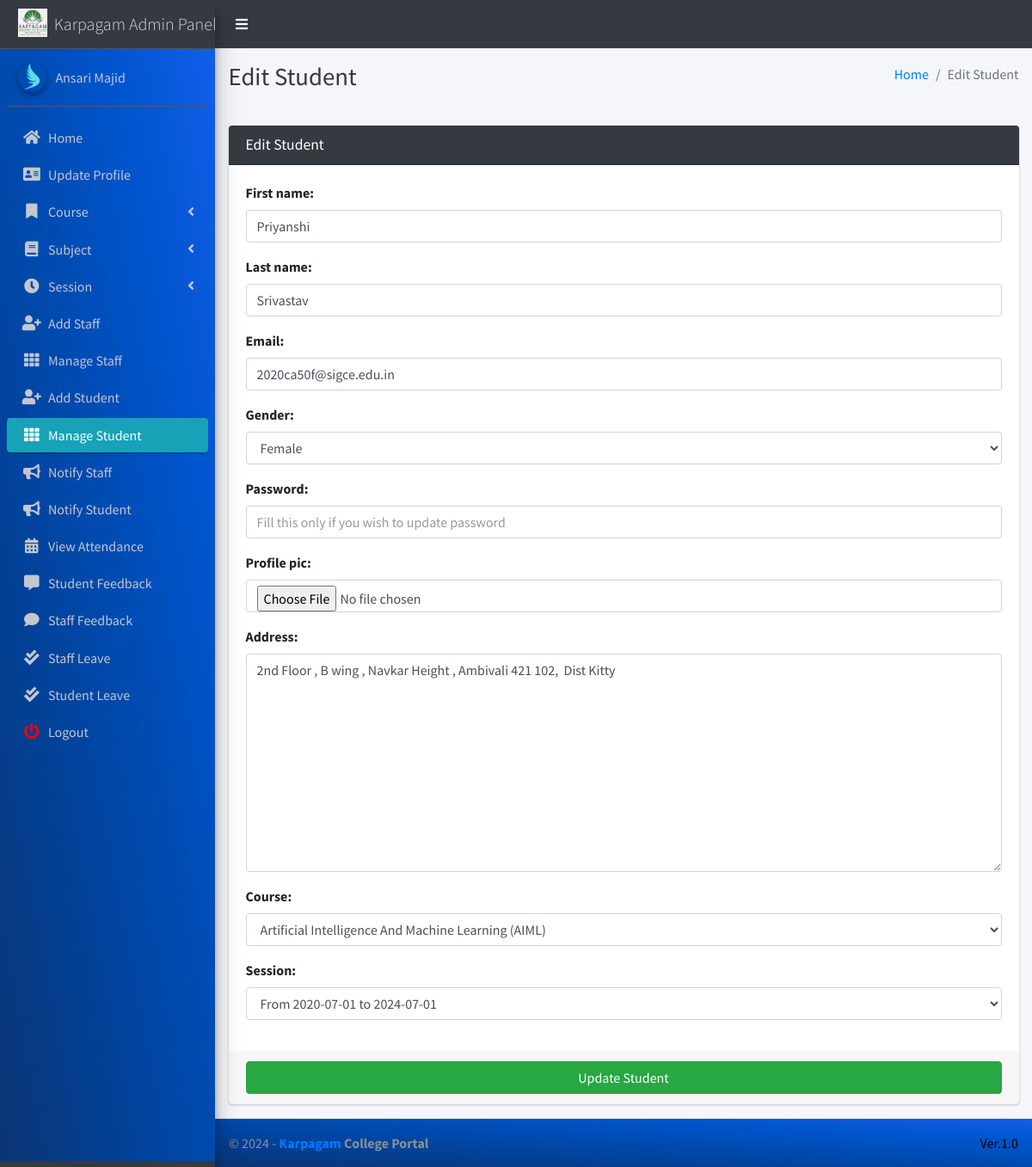
/student/edit/1 (signed in), run on the app's committed database.
### main_app/models.py (models this page shows, shortened)
class CustomUser(AbstractUser):
    USER_TYPE = ((1, "HOD"), (2, "Staff"), (3, "Student"))
    GENDER = [("M", "Male"), ("F", "Female")]
    username = None  # Removed username, using email instead
    email = models.EmailField(unique=True)
    user_type = models.CharField(default=1, choices=USER_TYPE, max_length=1)
    gender = models.CharField(max_length=1, choices=GENDER)
    profile_pic = models.ImageField()
    address = models.TextField()
    fcm_token = models.TextField(default="")  # For firebase notifications
    created_at = models.DateTimeField(auto_now_add=True)
    updated_at = models.DateTimeField(auto_now=True)
    USERNAME_FIELD = "email"
    REQUIRED_FIELDS = []
    objects = CustomUserManager()
    def __str__(self):
        return  self.first_name + " " + self.last_name

class Student(models.Model):
    admin = models.OneToOneField(CustomUser, on_delete=models.CASCADE)
    course = models.ForeignKey(Course, on_delete=models.DO_NOTHING, null=True, blank=False)
    session = models.ForeignKey(Session, on_delete=models.DO_NOTHING, null=True)

### main_app/hod_views.py (the view)
def edit_student(request, student_id):
    student = get_object_or_404(Student, id=student_id)
    form = StudentForm(request.POST or None, instance=student)
    context = {
        'form': form,
        'student_id': student_id,
        'page_title': 'Edit Student'
    }
    if request.method == 'POST':
        if form.is_valid():
            first_name = form.cleaned_data.get('first_name')
            last_name = form.cleaned_data.get('last_name')
            address = form.cleaned_data.get('address')
            username = form.cleaned_data.get('username')
            email = form.cleaned_data.get('email')
            gender = form.cleaned_data.get('gender')
            password = form.cleaned_data.get('password') or None
            course = form.cleaned_data.get('course')
            session = form.cleaned_data.get('session')
            passport = request.FILES.get('profile_pic') or None
            try:
                user = CustomUser.objects.get(id=student.admin.id)
                if passport != None:
                    fs = FileSystemStorage()
                    filename = fs.save(passport.name, passport)
                    passport_url = fs.url(filename)
                    user.profile_pic = passport_url
                user.username = username
                user.email = email
                if password != None:
                    user.set_password(password)
                user.first_name = first_name
                user.last_name = last_name
                student.session = session
                user.gender = gender
                user.address = address
                student.course = course
                user.save()
                student.save()
                messages.success(request, "Successfully Updated")
                return redirect(reverse('edit_student', args=[student_id]))
            except Exception as e:
                messages.error(request, "Could Not Update " + str(e))
        else:
            messages.error(request, "Please Fill Form Properly!")
    else:
        return render(request, "hod_template/edit_student_template.html", context)

### main_app/forms.py
class StudentForm(CustomUserForm):
    def __init__(self, *args, **kwargs):
        super(StudentForm, self).__init__(*args, **kwargs)
    class Meta(CustomUserForm.Meta):
        model = Student
        fields = CustomUserForm.Meta.fields + \
            ['course', 'session']

### main_app/models.py (called while the page is built)
    def __str__(self):
        return "From " + str(self.start_year) + " to " + str(self.end_year)

    def __str__(self):
        return self.name

### main_app/templates/hod_template/edit_student_template.html
{% extends 'main_app/base.html' %}
{% load static %}
{% block page_title %}{{page_title}}{% endblock page_title %}
{% block content %}
<section class="content">
    <div class="container-fluid">
        <div class="row">
            <div class="col-md-12">
                <div class="card card-dark">
                    <div class="card-header">
                        <h3 class="card-title">{{page_title}}</h3>
                    </div>
                    {% include "main_app/form_template.html" with messages=messages  form=form button_text="Update Student"%}
                </div>
            </div>
        </div>
    </div>
</section>
{% endblock content %}

### main_app/templates/main_app/sidebar_template.html (shortened to what this page needs)
{% load static %}
<aside class="main-sidebar sidebar-dark-info elevation-4">
    {% if request.user.user_type == '1' %}
    <a href="{% url 'admin_home' %}" class="brand-link">
        <img src="{% static 'dist/img/virusx.png' %} " alt="Karpagam LOGO"
            class="brand-image " >
        <span class="brand-text font-weight-light" >Karpagam Admin Panel</span>
    </a>
    <div class="sidebar" style="background-image: linear-gradient(to right top, #0b3574, #033f91, #004aae, #0054cc, #125eeb);">
        <div class="user-panel mt-3 pb-3 mb-3 d-flex">
            <div class="image">
                <img src="{{ request.user.profile_pic}}" class="img-circle elevation-2" alt="User Image">
            </div>
            <div class="info">
                <a href="#" class="d-block">{{user}}</a>
            </div>
        </div>
        <nav class="mt-2">
            <ul class="nav nav-pills nav-sidebar flex-column" data-widget="treeview" role="menu" data-accordion="false">
                <li class="nav-item">
                    {% url 'admin_home' as admin_home %}
                    <a href="{{admin_home}}" class="nav-link {% if admin_home == request.path %} active {% endif %}">
                        <i class="nav-icon fas fa-home"></i>
                        <p>
                            Home
                        </p>
                    </a>
                </li>
                <li class="nav-item">
                    {% url 'admin_view_profile' as admin_view_profile %}
                    <a href="{{admin_view_profile}}"
                        class="nav-link {% if admin_view_profile == request.path %} active {% endif %}">
                        <i class="nav-icon fas fa-address-card"></i>
                        <p>
                            Update Profile
                        </p>
                    </a>
                </li>
                <li class="nav-item has-treeview">
                    <a href="#" class="nav-link" >
                        <i class="nav-icon fas fa-bookmark"></i>
                        <p>
                            Course
                            <i class="fas fa-angle-left right"></i>
                        </p>
                    </a>
                </li>
                <li class="nav-item has-treeview">
                    <a href="#" class="nav-link">
                        <i class="nav-icon fas fa-book"></i>
                        <p>
                            Subject
                            <i class="fas fa-angle-left right"></i>
                        </p>
                    </a>
                </li>
                <li class="nav-item has-treeview">
                    <a href="#" class="nav-link">
                        <i  class="nav-icon fas fa-clock"></i>
                        <p>
                            Session
                            <i class="fas fa-angle-left right"></i>
                        </p>
                    </a>
                </li>
                <li class="nav-item">
                    {% url 'add_staff' as add_staff %}
                    <a href="{{add_staff}}" class="nav-link {% if add_staff == request.path %} active {% endif %}">
                        <i class="nav-icon fas fa-user-plus"></i>
                        <p>
                            Add Staff
                        </p>
                    </a>
                </li>
                <li class="nav-item">
                    {% url 'manage_staff' as manage_staff %}
                    {% url 'edit_staff' staff_id as edit_staff %}
                    <a href="{{manage_staff}}"
                        class="nav-link {% if manage_staff == request.path or request.path == edit_staff %} active {% endif %}">
                        <i class="nav-icon fas fa-th"></i>
                        <p>
                            Manage Staff
                        </p>
                    </a>
                </li>
                <li class="nav-item">
                    {% url 'add_student' as add_student%}
                    <a href="{{add_student}}" class="nav-link  {% if add_student == request.path %} active {% endif %}">
                        <i class="nav-icon fas fa-user-plus"></i>
                        <p>
                            Add Student
                        </p>
                    </a>
                </li>
                <li class="nav-item">
                    {% url 'manage_student' as manage_student %}
                    {% url 'edit_student' student_id as edit_student %}
                    <a href="{{manage_student}}"
                        class="nav-link  {% if edit_student == request.path or manage_student == request.path %} active {% endif %}">
                        <i class="nav-icon fas fa-th"></i>
                        <p>
                            Manage Student
                        </p>
                    </a>
                </li>
                <li class="nav-item">
                    {% url 'admin_notify_staff' as admin_notify_staff %}
                    <a href="{{admin_notify_staff}}"
                        class="nav-link {% if admin_notify_staff == request.path %} active {% endif %}">
                        <i class="nav-icon fas fa-bullhorn"></i>
                        <p>
                            Notify Staff
                        </p>
                    </a>
                </li>
                <li class="nav-item">
                    {% url 'admin_notify_student' as admin_notify_student %}
                    <a href="{{admin_notify_student}}"
                        class="nav-link {% if admin_notify_student == request.path %} active {% endif %}">
                        <i class="nav-icon fas fa-bullhorn"></i>
                        <p>
                            Notify Student
                        </p>
                    </a>
                </li>
                <li class="nav-item">
                    {% url 'admin_view_attendance' as admin_view_attendance %}
                <li class="nav-item">
                    <a href="{{admin_view_attendance}}"
                        class="nav-link  {% if admin_view_attendance == request.path %} active {% endif %}">
                        <i class="nav-icon fas fa-calendar-alt"></i>
                        <p>
                            View Attendance
                        </p>
                    </a>
                </li>
                <li class="nav-item">
                    {% url 'student_feedback_message' as student_feedback_message %}
                    <a href="{{ student_feedback_message }}"
                        class="nav-link  {% if student_feedback_message == request.path %} active {% endif %}">
                        <i class="nav-icon fas fa-comment-alt"></i>
                        <p>
                            Student Feedback
                        </p>
                    </a>
                </li>
                <li class="nav-item">
                    {% url 'staff_feedback_message' as staff_feedback_message %}
                    <a href="{{staff_feedback_message}}"
                        class="nav-link   {% if staff_feedback_message == request.path %} active {% endif %}">
                        <i  class="nav-icon fas fa-comment"></i>
                        <p>
                            Staff Feedback
                        </p>
                    </a>
                </li>
                <li class="nav-item">
                    {% url 'view_staff_leave' as view_staff_leave %}
                    <a href="{{view_staff_leave}}"
                        class="nav-link  {% if view_staff_leave == request.path %} active {% endif %}">
                        <i  class="nav-icon fas fa-check-double"></i>
                        <p>
                            Staff Leave
                        </p>
                    </a>
                </li>
                <li class="nav-item">
                    {% url 'view_student_leave' as view_student_leave %}
                    <a href="{% url 'view_student_leave' %}"
                        class="nav-link  {% if view_student_leave == request.path %} active {% endif %}">
                        <i  class="nav-icon fas fa-check-double"></i>
                        <p>
                            Student Leave
                        </p>
                    </a>
                </li>
                                        {% endif %}
                                        <li class="nav-item">
                                            <a href="{% url 'user_logout' %}"
                                                onclick="return confirm('Your session would be terminated.\n\nProceed?')"
                                                class="nav-link">
                                                <i  style="color: #ff0000"  class="nav-icon fas fa-power-off"></i>
                                                <p>
                                                    Logout
                                                </p>
                                            </a>
                                        </li>
                                    </ul>
                                </nav>
                            </div>
</aside>

### main_app/templates/main_app/form_template.html (shortened to what this page needs)
<form role="form" method="POST" enctype="multipart/form-data">
    <div class="card-body">
        {% for field in form  %}
        <div class="form-group">
            {{field.label_tag}}
            {{field}}
        </div>
        {% endfor %}
    </div>
    <div class="card-footer">
        <button type="submit" class="btn btn-success btn-block">
            {% if button_text %}
            {{button_text}}
            {% else %}
            Submit
            {% endif %}
        </button>
    </div>
</form>

### data on the page
CustomUser: user.profile_pic (picture), first_name+last_name "Ansari Majid"
Student: form "Artificial Intelligence And Machine Learning (AIML)" "From 2020-07-01 to 2024-07-01"

### other printed values
{{ page_title }} "Edit Student"
{{ field.label_tag }} "First name:" "Last name:" "Email:" "Gender:" "Password:" "Profile pic:" "Address:" "Course:" "Session:"
{{ button_text }} "Update Student"
